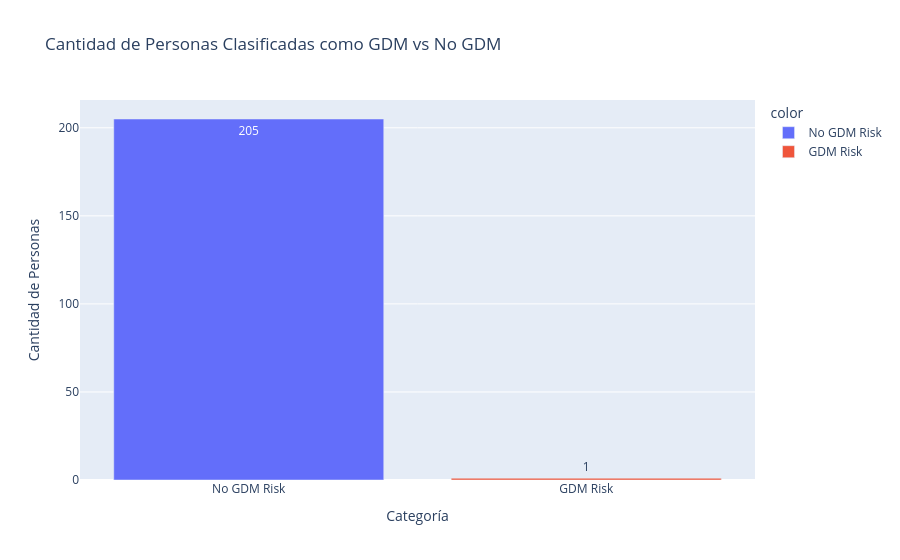

Notebook code cell kept with this figure:
### Code cell
import plotly.express as px

# Contar la cantidad de personas en cada categoría de "Risk prediction"
gdm_counts = healthyWomen["Risk prediction"].value_counts()

# Crear gráfico de barras con Plotly
fig_gdm = px.bar(
    x=gdm_counts.index,
    y=gdm_counts.values,
    labels={'x': 'Categoría', 'y': 'Cantidad de Personas'},
    title="Cantidad de Personas Clasificadas como GDM vs No GDM",
    text_auto=True,
    color=gdm_counts.index
)

# Mostrar gráfico
fig_gdm.show()

### Figure 1 — Plotly figure (JSON) as saved in the notebook; plotly's stock layout.template omitted (floating-point values rounded to 4 significant figures)
{"data": [{"alignmentgroup": "True", "hovertemplate": "color=No GDM Risk<br>Categoría=%{x}<br>Cantidad de Personas=%{y}<extra></extra>", "legendgroup": "No GDM Risk", "marker": {"color": "#636efa", "pattern": {"shape": ""}}, "name": "No GDM Risk", "offsetgroup": "No GDM Risk", "orientation": "v", "showlegend": true, "textposition": "auto", "texttemplate": "%{y}", "type": "bar", "x": ["No GDM Risk"], "xaxis": "x", "y": [205], "yaxis": "y"}, {"alignmentgroup": "True", "hovertemplate": "color=GDM Risk<br>Categoría=%{x}<br>Cantidad de Personas=%{y}<extra></extra>", "legendgroup": "GDM Risk", "marker": {"color": "#EF553B", "pattern": {"shape": ""}}, "name": "GDM Risk", "offsetgroup": "GDM Risk", "orientation": "v", "showlegend": true, "textposition": "auto", "texttemplate": "%{y}", "type": "bar", "x": ["GDM Risk"], "xaxis": "x", "y": [1], "yaxis": "y"}], "layout": {"autosize": true, "barmode": "relative", "legend": {"title": {"text": "color"}, "tracegroupgap": 0}, "title": {"text": "Cantidad de Personas Clasificadas como GDM vs No GDM"}, "xaxis": {"anchor": "y", "autorange": true, "domain": [0, 1], "range": [-0.5, 1.5], "title": {"text": "Categoría"}, "type": "category"}, "yaxis": {"anchor": "x", "autorange": true, "domain": [0, 1], "range": [0, 215.8], "title": {"text": "Cantidad de Personas"}, "type": "linear"}}}
